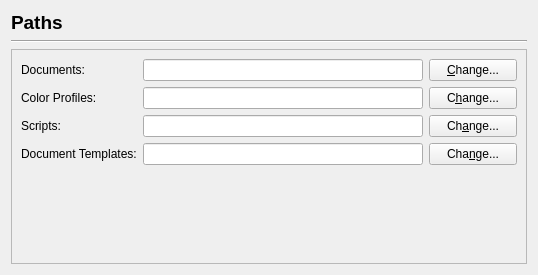
<?xml version="1.0" encoding="UTF-8"?>
<ui version="4.0">
 <class>Prefs_Paths</class>
 <widget class="QWidget" name="Prefs_Paths">
  <property name="geometry">
   <rect>
    <x>0</x>
    <y>0</y>
    <width>538</width>
    <height>275</height>
   </rect>
  </property>
  <property name="windowTitle">
   <string>Form</string>
  </property>
  <layout class="QVBoxLayout" name="verticalLayout">
   <item>
    <widget class="QLabel" name="label">
     <property name="font">
      <font>
       <pointsize>14</pointsize>
       <weight>75</weight>
       <bold>true</bold>
      </font>
     </property>
     <property name="text">
      <string>Paths</string>
     </property>
    </widget>
   </item>
   <item>
    <widget class="Line" name="line">
     <property name="orientation">
      <enum>Qt::Horizontal</enum>
     </property>
    </widget>
   </item>
   <item>
    <widget class="QScrollArea" name="scrollArea">
     <property name="widgetResizable">
      <bool>true</bool>
     </property>
     <widget class="QWidget" name="scrollAreaWidgetContents">
      <property name="geometry">
       <rect>
        <x>0</x>
        <y>0</y>
        <width>510</width>
        <height>205</height>
       </rect>
      </property>
      <layout class="QVBoxLayout" name="verticalLayout_2">
       <item>
        <layout class="QGridLayout" name="gridLayout">
         <item row="0" column="0">
          <widget class="QLabel" name="docDirLabel">
           <property name="text">
            <string>Documents:</string>
           </property>
           <property name="wordWrap">
            <bool>false</bool>
           </property>
           <property name="buddy">
            <cstring>docDirLineEdit</cstring>
           </property>
          </widget>
         </item>
         <item row="0" column="1">
          <widget class="QLineEdit" name="docDirLineEdit">
           <property name="minimumSize">
            <size>
             <width>200</width>
             <height>0</height>
            </size>
           </property>
          </widget>
         </item>
         <item row="0" column="2">
          <widget class="QPushButton" name="docDirChangeButton">
           <property name="minimumSize">
            <size>
             <width>88</width>
             <height>0</height>
            </size>
           </property>
           <property name="text">
            <string>&amp;Change...</string>
           </property>
           <property name="shortcut">
            <string>Alt+C</string>
           </property>
          </widget>
         </item>
         <item row="1" column="0">
          <widget class="QLabel" name="profileDirLabel">
           <property name="text">
            <string>Color Profiles:</string>
           </property>
           <property name="wordWrap">
            <bool>false</bool>
           </property>
           <property name="buddy">
            <cstring>profileDirLineEdit</cstring>
           </property>
          </widget>
         </item>
         <item row="1" column="1">
          <widget class="QLineEdit" name="profileDirLineEdit">
           <property name="minimumSize">
            <size>
             <width>200</width>
             <height>0</height>
            </size>
           </property>
          </widget>
         </item>
         <item row="1" column="2">
          <widget class="QPushButton" name="profileDirChangeButton">
           <property name="text">
            <string>C&amp;hange...</string>
           </property>
           <property name="shortcut">
            <string>Alt+H</string>
           </property>
          </widget>
         </item>
         <item row="2" column="0">
          <widget class="QLabel" name="scriptDirLabel">
           <property name="text">
            <string>Scripts:</string>
           </property>
           <property name="wordWrap">
            <bool>false</bool>
           </property>
           <property name="buddy">
            <cstring>scriptDirLineEdit</cstring>
           </property>
          </widget>
         </item>
         <item row="2" column="1">
          <widget class="QLineEdit" name="scriptDirLineEdit">
           <property name="minimumSize">
            <size>
             <width>200</width>
             <height>0</height>
            </size>
           </property>
          </widget>
         </item>
         <item row="2" column="2">
          <widget class="QPushButton" name="scriptDirChangeButton">
           <property name="text">
            <string>Ch&amp;ange...</string>
           </property>
           <property name="shortcut">
            <string>Alt+A</string>
           </property>
          </widget>
         </item>
         <item row="3" column="0">
          <widget class="QLabel" name="templateDirLabel">
           <property name="text">
            <string>Document Templates:</string>
           </property>
           <property name="wordWrap">
            <bool>false</bool>
           </property>
           <property name="buddy">
            <cstring>templateDirLineEdit</cstring>
           </property>
          </widget>
         </item>
         <item row="3" column="1">
          <widget class="QLineEdit" name="templateDirLineEdit">
           <property name="minimumSize">
            <size>
             <width>200</width>
             <height>0</height>
            </size>
           </property>
          </widget>
         </item>
         <item row="3" column="2">
          <widget class="QPushButton" name="templateDirChangeButton">
           <property name="text">
            <string>Cha&amp;nge...</string>
           </property>
           <property name="shortcut">
            <string>Alt+N</string>
           </property>
          </widget>
         </item>
        </layout>
       </item>
       <item>
        <spacer name="verticalSpacer">
         <property name="orientation">
          <enum>Qt::Vertical</enum>
         </property>
         <property name="sizeHint" stdset="0">
          <size>
           <width>20</width>
           <height>27</height>
          </size>
         </property>
        </spacer>
       </item>
      </layout>
     </widget>
    </widget>
   </item>
  </layout>
 </widget>
 <resources/>
 <connections/>
</ui>
